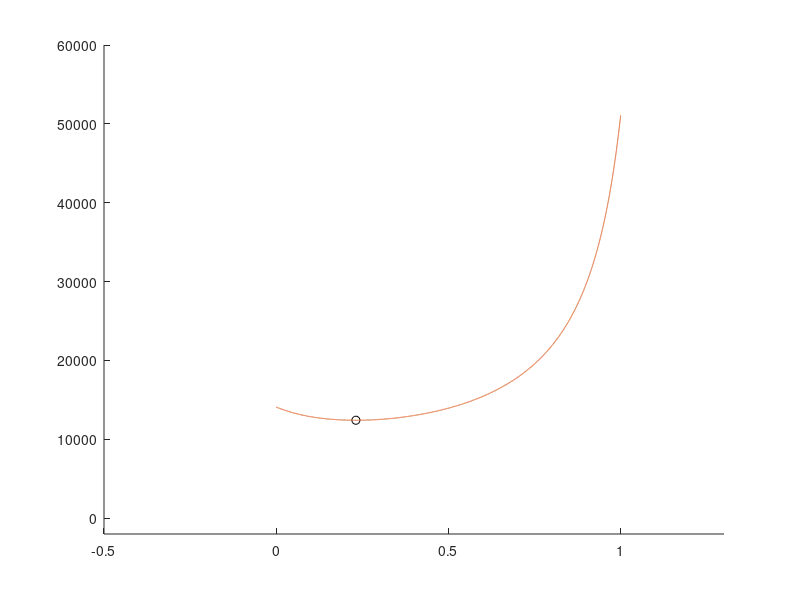

The MATLAB source for this figure: (Note: this script raises an error after producing the figure.)
Isp1 = 350;        %Isp for first stage
Isp2 = 470;        %Isp for second stage
Finert1 = 0.05;    %inert fraction for first stage
Finert2 = 0.07;    %inert fraction for the second stage

dV = 9200;      %m/s
m_pay = 1000;   %kg
g0 = 9.81;      %m/s^2

f1 = linspace(0,1,10000);        %values for f1
minit = zeros(1,10000);
massmin = realmax;

for x = 1:10000
    f2 = 1 - f1(x);
    
    dV1 = f1(x) * 9200;
    dV2 = f2 * 9200;
    %for first stage
    numerator1 = exp(dV1 / (g0 * Isp1)) * (1 - Finert1);   %from eq
    denominator1 = 1 - Finert1 * exp(dV1 / (g0 * Isp1));   %from eq
    %for second stage
    numerator2 = exp(dV2 / (g0 * Isp2)) * (1 - Finert2);   %from eq
    denominator2 = 1 - Finert2 * exp(dV2 / (g0 * Isp2));   %from eq
    %find initial mass
    minit(x) = m_pay * (numerator1 / denominator1) * (numerator2 / denominator2);
    
    %calculate minimum values
    if(minit(x) < massmin)
        massmin = minit(x);
        f1min = f1(x);
    end

end

hold on
xlim([-.5 1.3])
ylim([-2000 60000]);
plot(f1min,massmin,'color','k','linestyle','none','marker','o')
plot(f1,minit);
xline(0);
yline(0);
legend("minimum initial mass","f1 vs m_0");
legend('location','northwest');
title("f_1 vs initial mass of rocket")
xlabel("f_1");
ylabel("initial mass of rocket (kg)");
text(f1min,massmin - 3000,['(',num2str(f1min),',',num2str(massmin),')']);